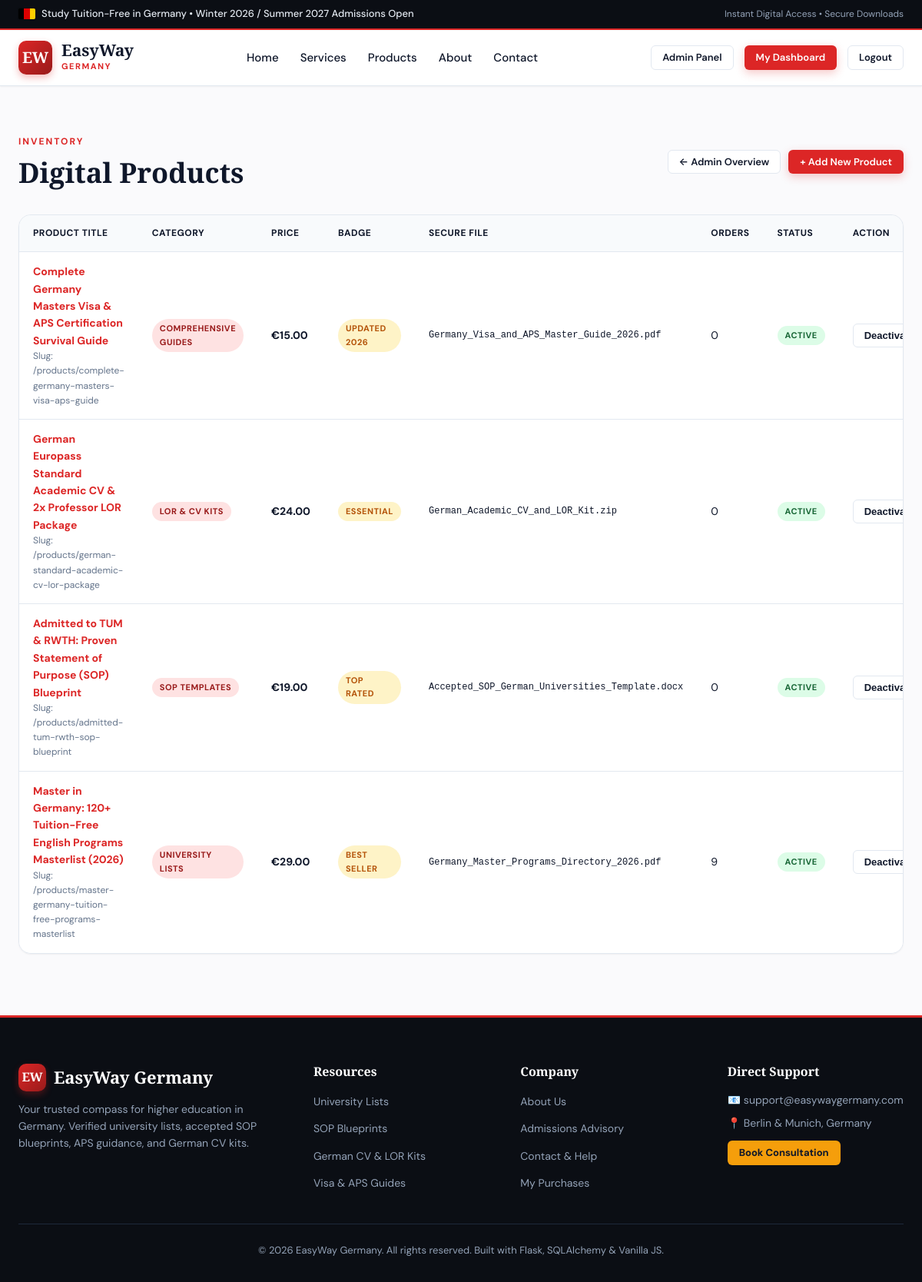
/admin/products (signed in), run on the app's committed database.
### app.py (models this page shows)
class Product(db.Model):
    __tablename__ = 'products'
    id = db.Column(db.Integer, primary_key=True)
    title = db.Column(db.String(200), nullable=False)
    slug = db.Column(db.String(200), unique=True, nullable=False)
    short_desc = db.Column(db.String(300), nullable=False)
    description = db.Column(db.Text, nullable=False)
    price = db.Column(db.Float, nullable=False, default=0.0)
    original_price = db.Column(db.Float, nullable=True)
    badge = db.Column(db.String(50), default='')  # e.g., 'Best Seller', 'Top Rated'
    category_id = db.Column(db.Integer, db.ForeignKey('categories.id'), nullable=False)
    file_name = db.Column(db.String(255), nullable=False)  # stored in secure_files/
    file_original_name = db.Column(db.String(255), nullable=False)
    is_active = db.Column(db.Boolean, default=True)
    created_at = db.Column(db.DateTime, default=utc_now)
    orders = db.relationship('Order', backref='product', lazy='dynamic')

class Category(db.Model):
    __tablename__ = 'categories'
    id = db.Column(db.Integer, primary_key=True)
    name = db.Column(db.String(80), unique=True, nullable=False)
    slug = db.Column(db.String(80), unique=True, nullable=False)
    description = db.Column(db.String(255))
    icon = db.Column(db.String(50), default='folder')
    products = db.relationship('Product', backref='category', lazy='dynamic')

### app.py (the view)
@app.route('/admin/products')
@admin_required
def admin_products():
    products_list = Product.query.order_by(Product.created_at.desc()).all()
    return render_template('admin/products.html', products=products_list)

### app.py (called while the page is built)
@login_manager.user_loader
def load_user(user_id):
    return db.session.get(User, int(user_id))

def admin_required(f):
    @wraps(f)
    @login_required
    def decorated_function(*args, **kwargs):
        if not current_user.is_admin:
            flash('Access restricted to administrators.', 'danger')
            return redirect(url_for('index'))
        return f(*args, **kwargs)
    return decorated_function

@app.context_processor
def inject_global_data():
    categories = Category.query.all()
    return {
        'nav_categories': categories,
        'current_year': datetime.now(timezone.utc).year
    }

### templates/admin/products.html (shortened to what this page needs)
{% extends "base.html" %}
{% block content %}
<section style="padding: 40px 0 80px;">
  <div class="container">
    <div style="display: flex; justify-content: space-between; align-items: center; margin-bottom: 28px; flex-wrap: wrap; gap: 16px;">
      <div>
        <span class="section-tag">Inventory</span>
        <h1 class="section-title" style="margin-bottom: 4px;">Digital Products</h1>
      </div>
      <div style="display: flex; gap: 10px;">
        <a href="{{ url_for('admin_dashboard') }}" class="btn btn-sm btn-outline">&larr; Admin Overview</a>
        <a href="{{ url_for('admin_add_product') }}" class="btn btn-sm btn-primary">+ Add New Product</a>
      </div>
    </div>
    <div class="data-table-wrap">
      <table class="data-table">
        <thead>
          <tr>
            <th>Product Title</th>
            <th>Category</th>
            <th>Price</th>
            <th>Badge</th>
            <th>Secure File</th>
            <th>Orders</th>
            <th>Status</th>
            <th>Action</th>
          </tr>
        </thead>
        <tbody>
          {% for product in products %}
            <tr>
              <td>
                <strong>
                  <a href="{{ url_for('product_detail', slug=product.slug) }}" target="_blank">
                    {{ product.title }}
                  </a>
                </strong>
                <div style="font-size: 12px; color: var(--text-muted);">Slug: /products/{{ product.slug }}</div>
              </td>
              <td><span class="badge">{{ product.category.name }}</span></td>
              <td><strong>€{{ "%.2f"|format(product.price) }}</strong></td>
              <td>
                {% if product.badge %}
                  <span class="badge badge-gold">{{ product.badge }}</span>
                {% else %}
                  <span style="color: var(--text-light); font-size: 12px;">None</span>
                {% endif %}
              </td>
              <td style="font-size: 12px;">
                <code>{{ product.file_original_name }}</code>
              </td>
              <td>{{ product.orders.count() }}</td>
              <td>
                {% if product.is_active %}
                  <span class="badge" style="background: #DCFCE7; color: #166534;">Active</span>
                {% else %}
                  <span class="badge" style="background: #FEE2E2; color: #991B1B;">Draft</span>
                {% endif %}
              </td>
              <td>
                <form action="{{ url_for('admin_toggle_product_status', id=product.id) }}" method="POST" style="display: inline;">
                  <button type="submit" class="btn btn-sm btn-outline">
                    {% if product.is_active %}Deactivate{% else %}Activate{% endif %}
                  </button>
                </form>
              </td>
            </tr>
          {% endfor %}
        </tbody>
      </table>
    </div>
  </div>
</section>
{% endblock %}

### static/css/style.css (style rules this page uses)
:root { --primary: #DC2626; --primary-hover: #B91C1C; --primary-light: #FEE2E2; --primary-dark: #991B1B; --secondary: #0F172A; --secondary-light: #1E293B; --accent-gold: #F59E0B; --accent-gold-light: #FEF3C7; --bg-page: #FAFAFC; --bg-surface: #FFFFFF; --bg-muted: #F1F5F9; --text-main: #0F172A; --text-muted: #64748B; --text-light: #94A3B8; --border: #E2E8F0; --border-focus: #DC2626; --font-heading: 'Playfair Display', Georgia, serif; --font-body: 'DM Sans', -apple-system, BlinkMacSystemFont, sans-serif; --shadow-sm: 0 1px 2px 0 rgba(0, 0, 0, 0.05); --shadow-md: 0 4px 6px -1px rgba(0, 0, 0, 0.1), 0 2px 4px -2px rgba(0, 0, 0, 0.05); --shadow-lg: 0 10px 15px -3px rgba(0, 0, 0, 0.1), 0 4px 6px -4px rgba(0, 0, 0, 0.05); --shadow-xl: 0 20px 25px -5px rgba(0, 0, 0, 0.1), 0 8px 10px -6px rgba(0, 0, 0, 0.05); --shadow-card: 0 10px 30px rgba(15, 23, 42, 0.06); --radius-sm: 6px; --radius-md: 10px; --radius-lg: 16px; --radius-full: 9999px; --transition: all 0.25s cubic-bezier(0.4, 0, 0.2, 1); }
*, *::before, *::after { box-sizing: border-box; margin: 0; padding: 0; }
body { font-family: var(--font-body); font-size: 16px; line-height: 1.6; color: var(--text-main); background-color: var(--bg-page); -webkit-font-smoothing: antialiased; min-height: 100vh; display: flex; flex-direction: column; }
h1, h2, h3, h4, .serif-font { font-family: var(--font-heading); color: var(--secondary); line-height: 1.25; font-weight: 700; }
a { color: var(--primary); text-decoration: none; transition: var(--transition); }
.container { width: 100%; max-width: 1220px; margin: 0 auto; padding: 0 24px; }
.btn { display: inline-flex; align-items: center; justify-content: center; gap: 8px; padding: 11px 22px; font-size: 15px; font-weight: 600; border-radius: var(--radius-md); cursor: pointer; border: 1px solid transparent; transition: var(--transition); text-decoration: none; line-height: 1.2; }
.btn-primary { background: var(--primary); color: #FFFFFF !important; box-shadow: 0 4px 12px rgba(220, 38, 38, 0.25); }
.btn-outline { border-color: var(--border); background: #FFFFFF; color: var(--text-main); }
.btn-sm { padding: 7px 14px; font-size: 13px; border-radius: var(--radius-sm); }
.section-tag { color: var(--primary); text-transform: uppercase; font-size: 12px; letter-spacing: 2px; font-weight: 700; margin-bottom: 8px; display: inline-block; }
.section-title { font-size: 36px; margin-bottom: 14px; }
.badge { display: inline-block; font-size: 11px; font-weight: 700; text-transform: uppercase; letter-spacing: 0.5px; padding: 4px 10px; border-radius: var(--radius-full); background: var(--primary-light); color: var(--primary-dark); }
.badge-gold { background: var(--accent-gold-light); color: #B45309; }
.data-table-wrap { background: #FFFFFF; border: 1px solid var(--border); border-radius: var(--radius-lg); overflow-x: auto; box-shadow: var(--shadow-sm); }
.data-table { width: 100%; border-collapse: collapse; text-align: left; font-size: 14px; }
.data-table th { background: #F8FAFC; padding: 14px 18px; font-weight: 700; color: var(--secondary); border-bottom: 1px solid var(--border); text-transform: uppercase; font-size: 12px; letter-spacing: 0.5px; }
.data-table td { padding: 14px 18px; border-bottom: 1px solid var(--border); vertical-align: middle; }
.data-table tr:last-child td { border-bottom: none; }

### data on the page
Product: title "Complete Germany Masters Visa & APS Certification Survival Guide", slug "complete-germany-masters-visa-aps-guide", category.name "COMPREHENSIVE GUIDES", price "15.00", badge "UPDATED 2026", file_original_name "Germany_Visa_and_APS_Master_Guide_2026.pdf", orders.count "0", is_active "ACTIVE"
Product: title "German Europass Standard Academic CV & 2x Professor LOR Package", slug "german-standard-academic-cv-lor-package", category.name "LOR & CV KITS", price "24.00", badge "ESSENTIAL", file_original_name "German_Academic_CV_and_LOR_Kit.zip", orders.count "0", is_active "ACTIVE"
Product: title "Admitted to TUM & RWTH: Proven Statement of Purpose (SOP) Blueprint", slug "admitted-tum-rwth-sop-blueprint", category.name "SOP TEMPLATES", price "19.00", badge "TOP RATED", file_original_name "Accepted_SOP_German_Universities_Template.docx", orders.count "0", is_active "ACTIVE"
Product: title "Master in Germany: 120+ Tuition-Free English Programs Masterlist (2026)", slug "master-germany-tuition-free-programs-masterlist", category.name "UNIVERSITY LISTS", price "29.00", badge "BEST SELLER", file_original_name "Germany_Master_Programs_Directory_2026.pdf", orders.count "9", is_active "ACTIVE"
